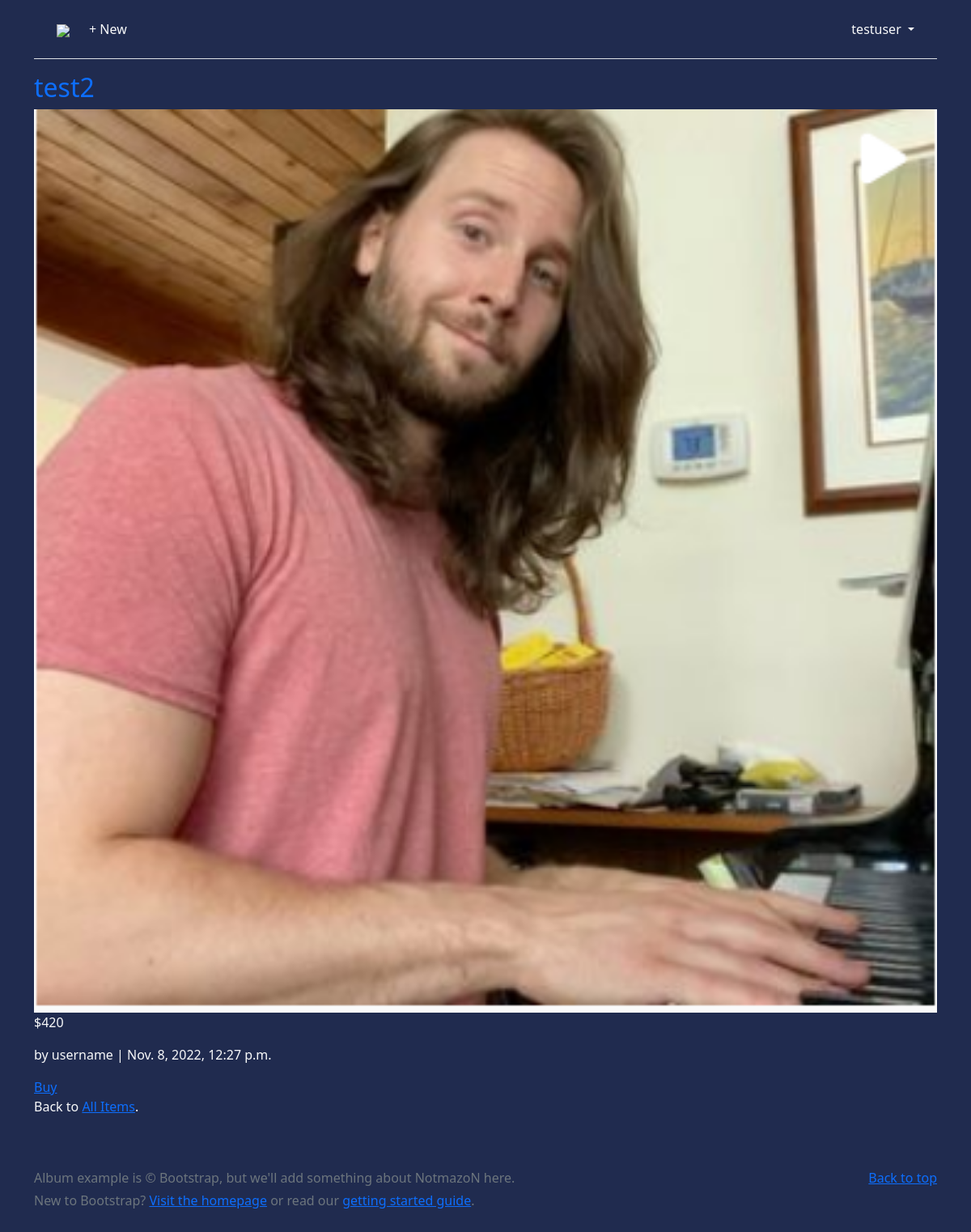
Page /2/ (signed in) on the committed database.
### accounts/models.py (models this page shows)
class CustomUser(AbstractUser):
    age = models.PositiveIntegerField(null=True, blank=True)
    id = models.AutoField(primary_key=True)

### itemsforsale/models.py (models this page shows, shortened)
class Item(models.Model):
    title = models.CharField(max_length=255)
    price = models.CharField(max_length=20)
    image = models.ImageField(upload_to="images/", default="images/no-img.jpg")
    date = models.DateTimeField(auto_now_add=True)
    author = models.ForeignKey(
        CustomUser,
        on_delete=models.CASCADE,
    )

### itemsforsale/views.py (the view)
# urls.py: path("<int:pk>/", ItemDetailView.as_view(), name="item_detail"),
class ItemDetailView(LoginRequiredMixin, DetailView):
    model = Item
    template_name = "item_detail.html"

### templates/item_detail.html
{% extends "base.html" %}
{% block content %}
<div class="article-entry">
    <h2 class="text-primary">{{ object.title }}</h2>
    <img src="{{ object.image.url }}" height="100%" width="100%" />
    <p class="text-light">${{ object.price }}</p>
    <p class="text-light">by {{ object.author }} | {{ object.date }}</p>
</div>
{% if item.author == request.user %}
                  <a href="{% url 'item_edit' item.pk %}">Edit</a> |
                    <a href="{% url 'item_delete' item.pk %}">Delete</a>
                    {% else %}
                    <a href="{% url 'item_detail' item.pk %}">Buy</a>
                        {% endif %}
<p class="text-light">Back to <a href="{% url 'item_list' %}">All Items</a>.</p>
</div>
{% endblock content %}

### templates/base.html (shortened to what this page needs)
<!DOCTYPE html>
<html>
<head>
  <link href="https://cdn.jsdelivr.net/npm/bootstrap@5.1.3/dist/css/bootstrap.min.css" rel="stylesheet">
</head>
<body>
  <div class="container">
    <header class="p-3 mb-3 border-bottom">
      <div class="container">
        <div class="d-flex flex-wrap align-items-center justify-content-center
          justify-content-lg-start">
          <a class="navbar-brand" href="{% url 'item_list' %}"><img src="https://images2.imgbox.com/37/91/ZGmZ5cjc_o.png"></a>
          <ul class="nav col-12 col-lg-auto me-lg-auto mb-2 justify-content-center
            mb-md-0">
          {% if user.is_authenticated %}
            <li><a href="{% url 'item_new' %}" class="nav-link px-2 link-light">+ New</a></li>
          </ul>
          <div class="dropdown text-end">
            <a href="#" class="d-block link-light text-decoration-none dropdown-toggle"
              id="dropdownUser1" data-bs-toggle="dropdown" aria-expanded="false">
              {{ user.username }}
            </a>
          </div>
          {% else %}
          </ul>
          <div class="text-end">
            <a href="{% url 'login' %}" class="btn btn-outline-primary me-2">Log In</a>
            <a href="{% url 'signup' %}" class="btn btn-primary">Sign Up</a>
          </div>
          {% endif %}
        </div>
      </div>
    </header>
    <main>
      {% block content %}
      {% endblock content %}
<footer class="text-muted py-5">
  <div class="container">
    <p class="float-end mb-1">
      <a href="#">Back to top</a>
    </p>
    <p class="mb-1">Album example is © Bootstrap, but we'll add something about NotmazoN here.</p>
    <p class="mb-0">New to Bootstrap? <a href="/">Visit the homepage</a> or read our <a href="/docs/5.1/getting-started/introduction/">getting started guide</a>.</p>
  </div>
</footer>
</body>
</html>

### templates/base.html (style rules this page uses)
body { background-color: #202B4F; }

### rows in the picture
CustomUser: username "testuser"
Item: title "test2", image (picture), price "420", author "username", date "Nov. 8, 2022, 12:27 p.m."
